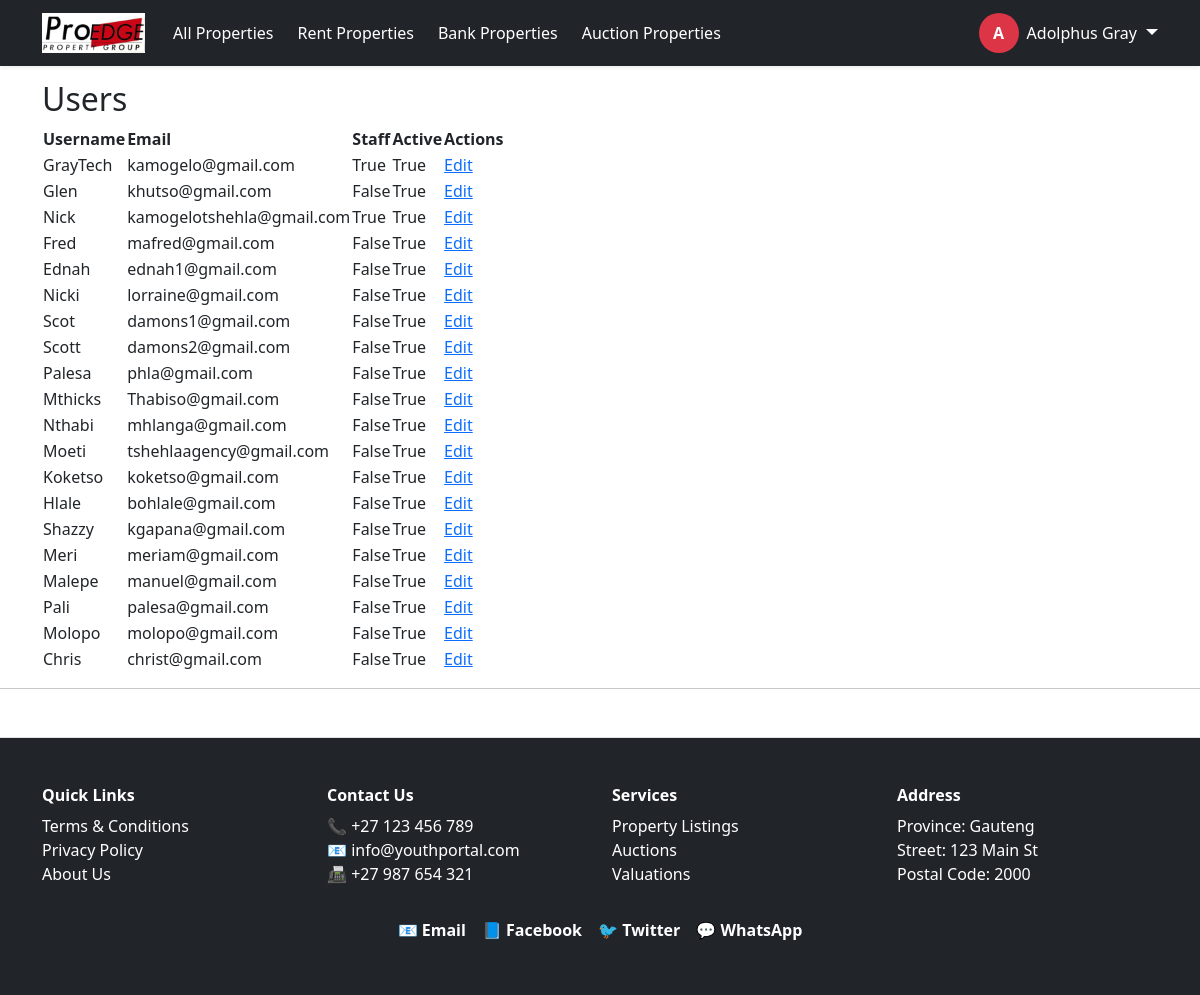
Page /adminpanel/users/ (signed in) on the earlier database version.
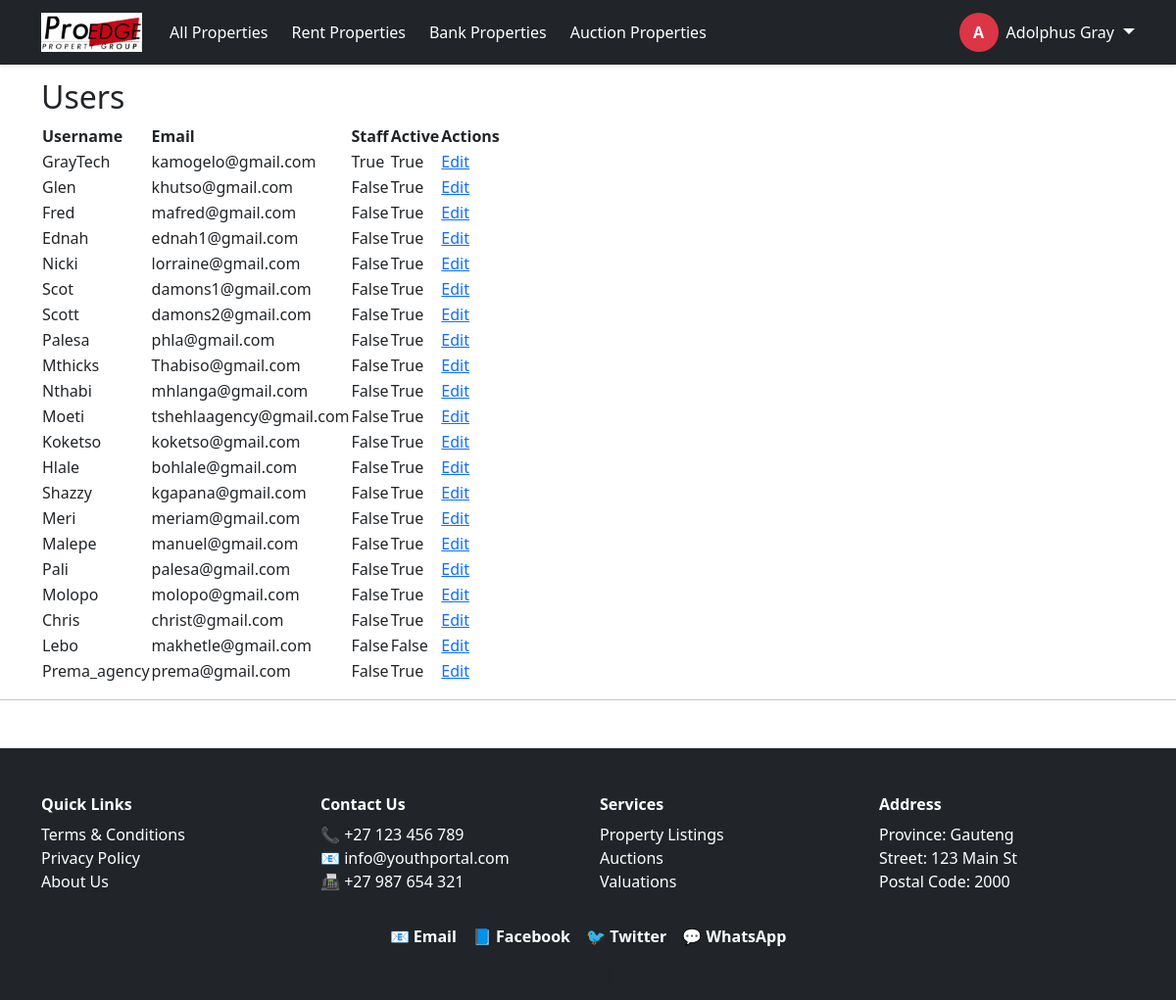
Same page on the later database version.
### proedge/models.py (models this page shows, shortened)
class CustomUser(AbstractUser):
    ROLE_CHOICES = [
        ('buyer', 'Buyer'),
        ('seller', 'Seller'),
        ('tenant', 'Tenant'),
        ('agency', 'Agency'),
        ('landlord', 'Landlord'),
        ('agent', 'Agent'),
        ('bank', 'Bank'),
        ('auctioneer', 'Auctioneer'),
    ]
    role = models.CharField(max_length=20, choices=ROLE_CHOICES)
    email = models.EmailField(unique=True)
    is_email_verified = models.BooleanField(default=False)

### adminpanel/views.py (the view)
# urls.py: path('users/', views.user_list, name='user_list'),
@staff_required
def user_list(request):
    users = User.objects.all()
    return render(request, 'adminpanel/user_list.html', {'users': users})

### adminpanel/views.py (called while the page is built)
def staff_required(view_func):
    return user_passes_test(lambda u: u.is_staff)(view_func)

### adminpanel/templates/adminpanel/user_list.html
{% extends 'base.html' %}
{% block content %}
<h2>Users</h2>
<table>
    <thead>
        <tr><th>Username</th><th>Email</th><th>Staff</th><th>Active</th><th>Actions</th></tr>
    </thead>
    <tbody>
        {% for user in users %}
        <tr>
            <td>{{ user.username }}</td>
            <td>{{ user.email }}</td>
            <td>{{ user.is_staff }}</td>
            <td>{{ user.is_active }}</td>
            <td><a href="{% url 'adminpanel:edit_user' user.id %}">Edit</a></td>
        </tr>
        {% endfor %}
    </tbody>
</table>
{% endblock %}

### proedge/templates/base.html (shortened to what this page needs)
{% load static %}
<!DOCTYPE html>
<html lang="en">
<head>
    <link href="https://cdn.jsdelivr.net/npm/bootstrap@5.3.0/dist/css/bootstrap.min.css" rel="stylesheet">
    <link rel="stylesheet" href="https://cdnjs.cloudflare.com/ajax/libs/font-awesome/6.4.0/css/all.min.css">
    <link rel="stylesheet" href="{% static 'proedge/css/style.css' %}">
    <link rel="stylesheet" href="https://cdn.jsdelivr.net/npm/lightgallery@2.7.1/css/lightgallery.min.css">
    <link rel="stylesheet" href="https://unpkg.com/leaflet/dist/leaflet.css" />
    <link rel="stylesheet" href="https://unpkg.com/leaflet@1.9.5/dist/leaflet.css"
/>
<link rel="stylesheet" href="https://cdn.jsdelivr.net/npm/lightgallery@2.7.1/css/lightgallery-bundle.min.css" />
<link rel="stylesheet" href="https://cdn.jsdelivr.net/npm/lightgallery@2.7.1/plugins/thumbnail/lg-thumbnail.min.css">
<link rel="stylesheet" href="https://cdn.jsdelivr.net/npm/lightgallery@2.7.1/plugins/zoom/lg-zoom.min.css">
<link rel="stylesheet" href="https://cdn.jsdelivr.net/npm/lightgallery@2.7.1/plugins/fullscreen/lg-fullscreen.min.css">
<link rel="stylesheet" href="https://cdn.jsdelivr.net/npm/lightgallery@2.7.1/plugins/share/lg-share.min.css">
<link rel="stylesheet" href="https://cdn.jsdelivr.net/npm/lightgallery@2.7.1/plugins/pager/lg-pager.min.css">
</head>
<body>
<header>
  <nav class="navbar navbar-expand-lg navbar-dark bg-dark fixed-top shadow-sm">
  <div class="container">
    <a class="navbar-brand fw-bold" href="/">
      <img src="{% static 'images/logo.png' %}" alt="ProEdge Logo" style="height: 40px;">
    </a>
    <div class="collapse navbar-collapse" id="navbarMain">
      <ul class="navbar-nav me-auto mb-2 mb-lg-0">
        <li class="nav-item">
          <a class="nav-link btn btn-outline-danger text-white mx-1 {% if request.path == '/' or request.path == '/properties/' %}active{% endif %}" href="{% url 'property_list' %}">All Properties</a>
        </li>
        <li class="nav-item">
          <a class="nav-link btn btn-outline-danger text-white mx-1 {% if request.path == '/rent/' %}active{% endif %}" href="{% url 'property_list' %}">Rent Properties</a>
        </li>
        <li class="nav-item">
          <a class="nav-link btn btn-outline-danger text-white mx-1 {% if request.path == '/bank/' %}active{% endif %}" href="{% url 'property_list' %}">Bank Properties</a>
        </li>
        <li class="nav-item">
          <a class="nav-link btn btn-outline-danger text-white mx-1 {% if request.path == '/auctions/' %}active{% endif %}" href="{% url 'property_list' %}">Auction Properties</a>
        </li>
      </ul>
      <div class="d-flex align-items-center">
        {% if user.is_authenticated %}
          <div class="dropdown d-flex align-items-center">
            <a class="d-flex align-items-center text-decoration-none text-white me-1" href="{% url 'dashboard_redirect' %}">
              <div class="rounded-circle bg-danger text-white d-flex justify-content-center align-items-center fw-bold"
                   style="width: 40px; height: 40px;">
                {{ user.get_full_name|default:user.username|slice:":1"|upper }}
              </div>
              <span class="ms-2">{{ user.get_full_name|default:user.username }}</span>
            </a>
            <a class="dropdown-toggle text-white fs-5" href="#" id="userDropdown" data-bs-toggle="dropdown" aria-expanded="false" style="margin-left: 5px;"></a>
          </div>
        {% else %}
          <a class="btn btn-outline-danger text-white me-2 px-4 fw-semibold" href="{% url 'login' %}">Login</a>
          <a class="btn btn-danger px-4 fw-semibold" href="{% url 'register' %}">Register</a>
        {% endif %}
      </div>
    </div>
  </div>
</nav>
</header>
<main class="container mt-4">
  {% block content %}{% endblock %}
</main>
<hr>
<footer class="bg-dark text-white mt-5 pt-5 pb-3 border-top">
  <div class="container">
    <div class="row">
      <div class="col-6 col-md-3 mb-3">
        <h6 class="fw-bold mb-2">Quick Links</h6>
        <ul class="list-unstyled">
          <li><a href="#" class="text-white text-decoration-none">Terms & Conditions</a></li>
          <li><a href="#" class="text-white text-decoration-none">Privacy Policy</a></li>
          <li><a href="#" class="text-white text-decoration-none">About Us</a></li>
        </ul>
      </div>
      <div class="col-6 col-md-3 mb-3">
        <h6 class="fw-bold mb-2">Contact Us</h6>
        <ul class="list-unstyled">
          <li>📞 +27 123 456 789</li>
          <li>📧 <a href="mailto:info@youthportal.com" class="text-white text-decoration-none">info@youthportal.com</a></li>
          <li>📠 +27 987 654 321</li>
        </ul>
      </div>
      <div class="col-6 col-md-3 mb-3">
        <h6 class="fw-bold mb-2">Services</h6>
        <ul class="list-unstyled">
          <li><a href="#" class="text-white text-decoration-none">Property Listings</a></li>
          <li><a href="#" class="text-white text-decoration-none">Auctions</a></li>
          <li><a href="#" class="text-white text-decoration-none">Valuations</a></li>
        </ul>
      </div>
      <div class="col-6 col-md-3 mb-3">
        <h6 class="fw-bold mb-2">Address</h6>
        <ul class="list-unstyled">
          <li>Province: Gauteng</li>
          <li>Street: 123 Main St</li>
          <li>Postal Code: 2000</li>
        </ul>
      </div>
    </div>
    <div class="d-flex justify-content-center gap-3 mb-3 flex-wrap">
      <a href="mailto:info@youthportal.com" class="text-white text-decoration-none fw-bold">📧 Email</a>
      <a href="https://facebook.com" target="_blank" class="text-white text-decoration-none fw-bold">📘 Facebook</a>
      <a href="https://twitter.com" target="_blank" class="text-white text-decoration-none fw-bold">🐦 Twitter</a>
      <a href="https://wa.me/1234567890" target="_blank" class="text-white text-decoration-none fw-bold">💬 WhatsApp</a>
    </div>
    <div class="text-center text-muted small">
    </div>
  </div>
</footer>
</body>
</html>

Differences in the rows shown:
removed CustomUser: username "Nick", email "kamogelotshehla@gmail.com", is_staff "True", is_active "True"
added CustomUser: username "Lebo", email "makhetle@gmail.com", is_staff "False", is_active "False"
added CustomUser: username "Prema_agency", email "prema@gmail.com", is_staff "False", is_active "True"
